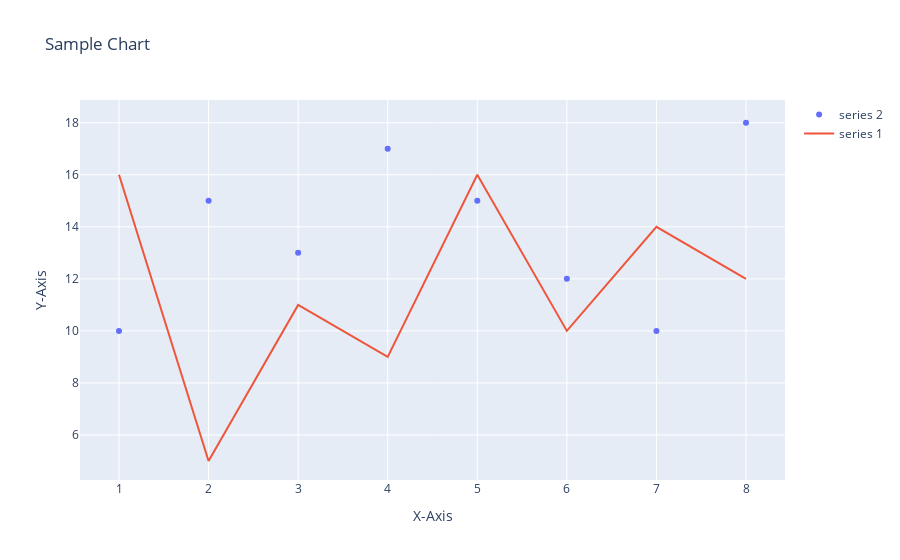

This figure's notebook cell:
### Code cell
# A manual sample, showing you don't need to use Pandas at all.

trace0 = go.Scatter(
    x=[1,2,3,4,5,6,7,8],
    y=[10, 15, 13, 17, 15, 12, 10, 18],
    mode = "markers",
    name = "series 2"
)
trace1 = go.Scatter(
    x=[1,2,3,4,5,6,7,8],
    y=[16, 5, 11, 9, 16, 10, 14, 12],
    mode="lines",
    name = "series 1"
)

f = go.Figure()
f.add_trace(trace0)
f.add_trace(trace1)
f.update_layout(title='Sample Chart',
                   xaxis_title='X-Axis',
                   yaxis_title='Y-Axis')
f.show()

### Figure 1 — Plotly figure (JSON) as saved in the notebook; plotly's stock layout.template omitted (floating-point values rounded to 4 significant figures)
{"data": [{"mode": "markers", "name": "series 2", "type": "scatter", "x": [1, 2, 3, 4, 5, 6, 7, 8], "y": [10, 15, 13, 17, 15, 12, 10, 18]}, {"mode": "lines", "name": "series 1", "type": "scatter", "x": [1, 2, 3, 4, 5, 6, 7, 8], "y": [16, 5, 11, 9, 16, 10, 14, 12]}], "layout": {"autosize": true, "title": {"text": "Sample Chart"}, "xaxis": {"autorange": true, "range": [0.584, 8.416], "title": {"text": "X-Axis"}, "type": "linear"}, "yaxis": {"autorange": true, "range": [4.261, 19.05], "title": {"text": "Y-Axis"}, "type": "linear"}}}
